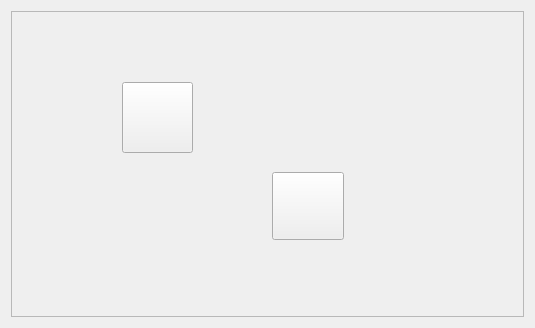
<?xml version="1.0" encoding="UTF-8"?>
<ui version="4.0">
 <class>Tab3ControlPannel</class>
 <widget class="QWidget" name="Tab3ControlPannel">
  <property name="geometry">
   <rect>
    <x>0</x>
    <y>0</y>
    <width>535</width>
    <height>328</height>
   </rect>
  </property>
  <property name="windowTitle">
   <string>Form</string>
  </property>
  <layout class="QGridLayout" name="gridLayout">
   <item row="0" column="0">
    <widget class="QScrollArea" name="scrollArea">
     <property name="widgetResizable">
      <bool>true</bool>
     </property>
     <widget class="QWidget" name="scrollAreaWidgetContents">
      <property name="geometry">
       <rect>
        <x>0</x>
        <y>0</y>
        <width>515</width>
        <height>308</height>
       </rect>
      </property>
      <widget class="QLabel" name="label">
       <property name="geometry">
        <rect>
         <x>-20</x>
         <y>-40</y>
         <width>541</width>
         <height>344</height>
        </rect>
       </property>
       <property name="text">
        <string/>
       </property>
       <property name="pixmap">
        <pixmap resource="IoTQtClient.qrc">:/IoTQtClient/Image/room1.png</pixmap>
       </property>
      </widget>
      <widget class="QPushButton" name="pPBPlug">
       <property name="geometry">
        <rect>
         <x>260</x>
         <y>160</y>
         <width>72</width>
         <height>68</height>
        </rect>
       </property>
       <property name="text">
        <string/>
       </property>
       <property name="icon">
        <iconset resource="IoTQtClient.qrc">
         <normaloff>:/IoTQtClient/Image/plug_off.png</normaloff>
         <normalon>:/IoTQtClient/Image/plug_on.png</normalon>:/IoTQtClient/Image/plug_off.png</iconset>
       </property>
       <property name="iconSize">
        <size>
         <width>60</width>
         <height>60</height>
        </size>
       </property>
       <property name="checkable">
        <bool>true</bool>
       </property>
      </widget>
      <widget class="QPushButton" name="pPBLamp">
       <property name="geometry">
        <rect>
         <x>110</x>
         <y>70</y>
         <width>71</width>
         <height>71</height>
        </rect>
       </property>
       <property name="text">
        <string/>
       </property>
       <property name="icon">
        <iconset resource="IoTQtClient.qrc">
         <normaloff>:/IoTQtClient/Image/light_off.png</normaloff>
         <normalon>:/IoTQtClient/Image/light_on.png</normalon>:/IoTQtClient/Image/light_off.png</iconset>
       </property>
       <property name="iconSize">
        <size>
         <width>60</width>
         <height>60</height>
        </size>
       </property>
       <property name="checkable">
        <bool>true</bool>
       </property>
       <property name="checked">
        <bool>false</bool>
       </property>
      </widget>
     </widget>
    </widget>
   </item>
  </layout>
 </widget>
 <resources>
  <include location="IoTQtClient.qrc"/>
 </resources>
 <connections/>
</ui>
